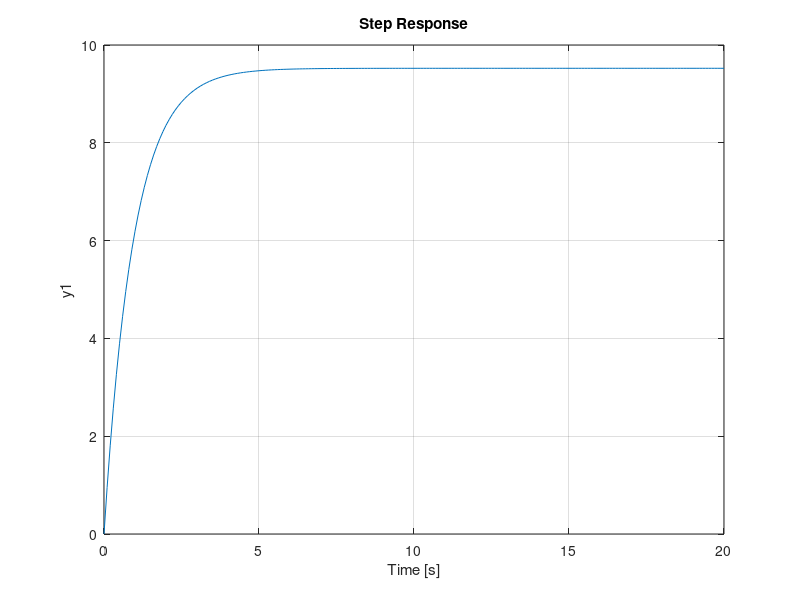
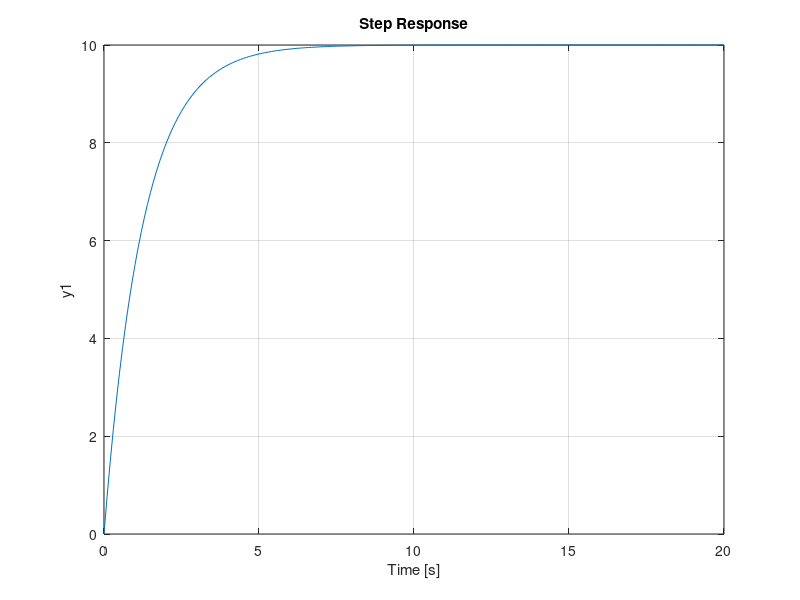

Here is the MATLAB script that generated these plots, in order:
%% Parameters

m = 1000;
b = 50;
r = 10;

s = tf('s');
Plant_TF = 1/(m*s + b);

Kp = 1000;
Controller = pid(Kp);

TF_ClosedLoop = feedback(Controller*Plant_TF,1);

%% use Kp equal to 100 and a reference speed of 10m/s
t = 0:0.1:20;
figure
step(r*TF_ClosedLoop,t)
axis([0 20 0 10])

%% PID Controller
Kp = 800;
Ki = 40;
Controller = pid(Kp,Ki);

TF_ClosedLoop = feedback(Controller*Plant_TF,1);
figure
step(r*TF_ClosedLoop,t)
axis([0 20 0 10])